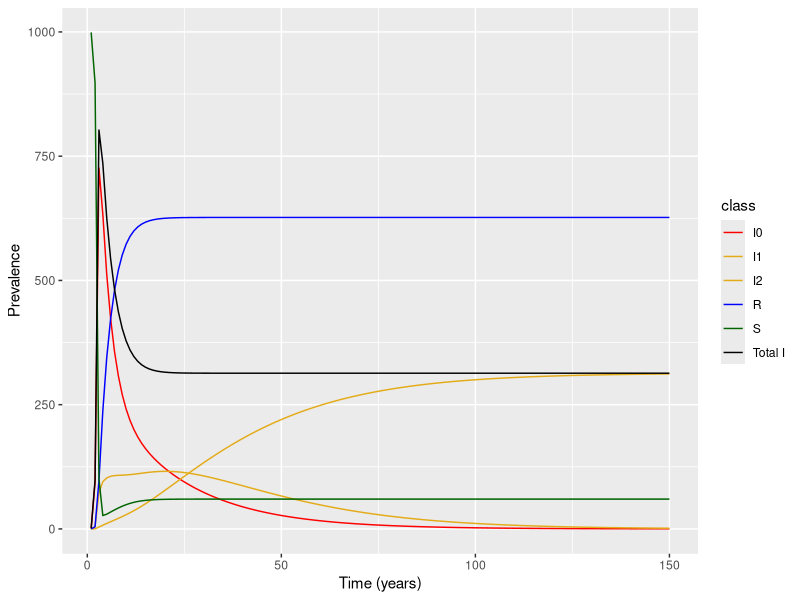

The R script that drew this image:
require(deSolve)
require(ggplot2)
require(reshape2)
library(dplyr)
require(gridExtra)


# Added a new function to create the data for k classes, so here it require(deSolve)
require(ggplot2)
require(reshape2)
require(gridExtra)

# Function to get detection rate with is an exponential decay function scaled by "a"
det = function(k, a = 0.1, dMax=0){
  return(dMax*exp(-k*a))
}
# Test det(k=2,a=0.5)

initial_state_values=c(S=999,I0=1, I1=0, I2=0,R=0)

# Parameters
parameters=c(rec=0.2,trans=0.005, death=0.1,birth=0.1, mut=0.05, dMax=0, a=0.9)

# Time points

time=seq(from=1,to=150)

# SIR model function

sir_model2 <- function(time,state,parameters){
  with(as.list(c(state,parameters)),{
    N=S + I0 + I1 + I2 + R
    dS = birth*1000 - (S*(death + trans*I0 + trans*I1 +trans* I2))
    dI0 = trans*S*I0 - (rec + mut + death + dMax*exp(-0*a))*I0
    dI1 = trans*S*I1 - (rec + mut + death + dMax*exp(-1*a))*I1 + mut*I0
    dI2 = trans*S*I2 - (rec + death + dMax*exp(-2*a))*I2 + mut*I1
    dR = ((rec + dMax*exp(-0*a))*I0 + (rec + dMax*exp(-1*a))*I1 + (rec + dMax*exp(-2*a))*I2) - death*R
    
    return(list(c(dS,dI0, dI1, dI2,dR)))
  }
  )
}


# Solving the differential equations:
output<-as.data.frame(ode(y=initial_state_values,func = sir_model2,parms=parameters,times = time, method="ode45"))


# Summing total infected classes:
# Get the sums of all infected classes to plot as a separate line
sums<-output[,c(-2, -length(output))] # remove the S and R class

Totals<-rowSums(sums[,-1]) # Take the row sums excluding the time variable

# Format it to fit with out_long
Tots<-data.frame("time"=as.numeric(sums$time), "variable"=rep("Total_I", length(Totals)), "value"=as.numeric(Totals))

out_long=melt(output,id="time")

which(out_long$variable!="S" & out_long$variable!= "I0"  & out_long$variable!= "R")

out_long<-rbind(out_long, Tots)

### Creating a class to relabel for plotting
out_long$class<-NA

#out_long$class[which(out_long$variable!="S" & out_long$variable!= "I0"  & out_long$variable!= "R" & out_long$variable!= "Total_I")]<-"I_{k}"
out_long$class[which(out_long$variable=="S")]<-"S"
out_long$class[which(out_long$variable=="I0")]<-"I0"
out_long$class[which(out_long$variable=="I1")]<-"I1"
out_long$class[which(out_long$variable=="I2")]<-"I2"
out_long$class[which(out_long$variable=="R")]<-"R"
out_long$class[which(out_long$variable=="Total_I")]<-"Total I"

head(out_long)

#################################################


#Plotting the prevelance over time
ggplot(data = out_long,                                               
       aes(x = time, y = value, colour = class, group = class)) +  
  geom_line() +                                                          
  xlab("Time (years)")+                                                  
  ylab("Prevalence") + scale_color_discrete(name="State") +
  scale_color_manual(values=c("red", "#e4ab18", "#e4ab18", "blue", "darkgreen", "black"))+
  scale_size_manual(values=c(0.5,0.5, 0.5,0.75,0.75,0.75))

  

#rm(list=ls())
